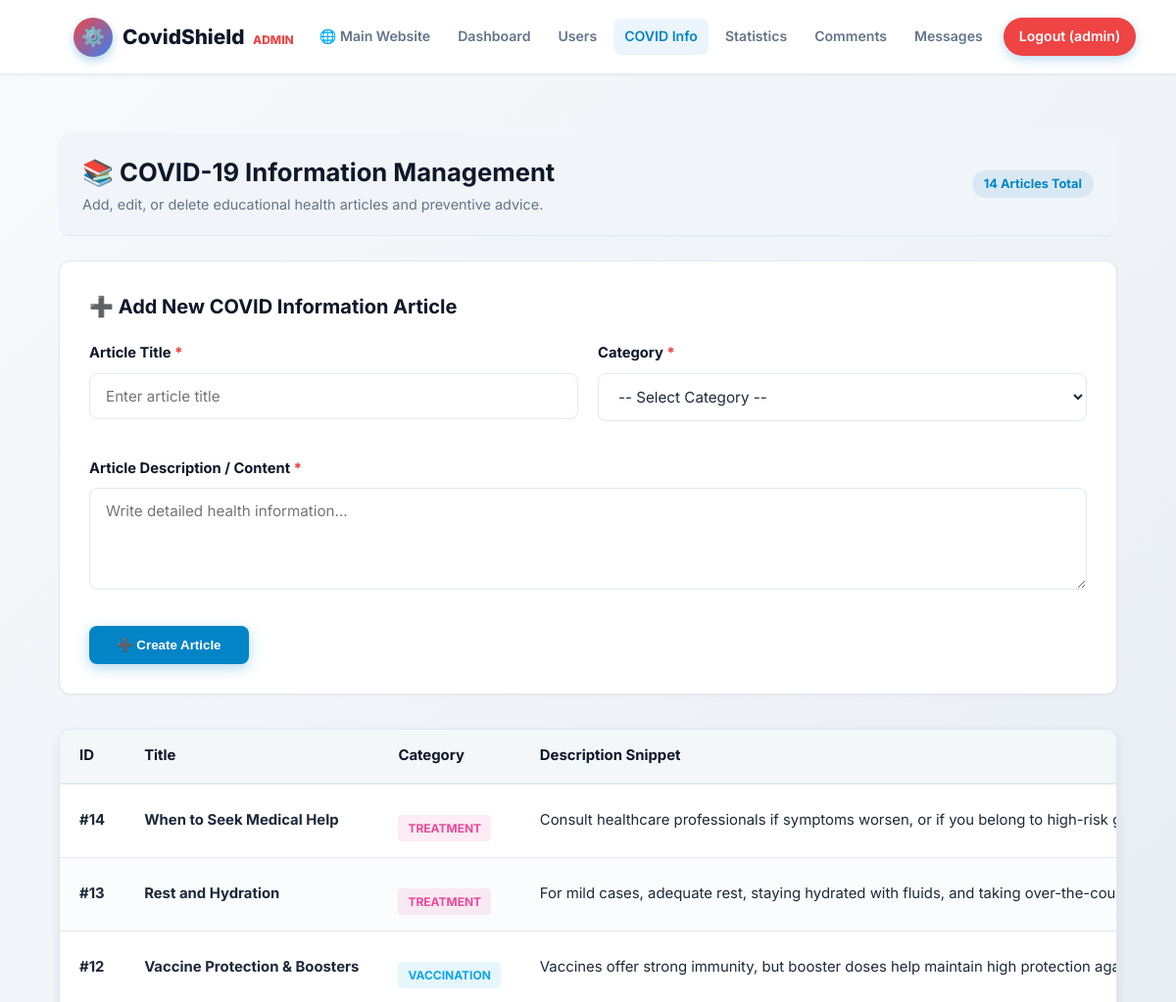
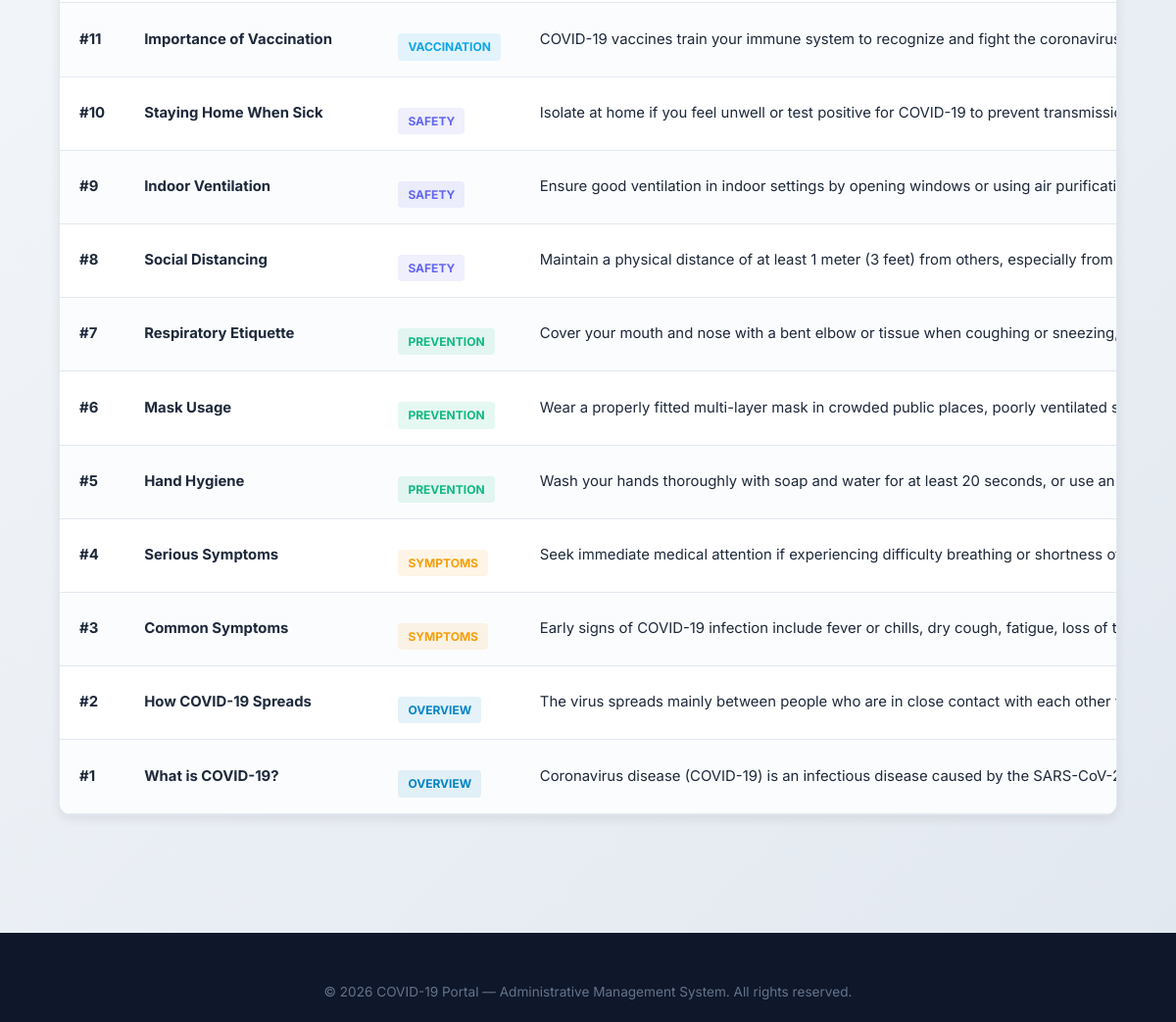
Page /admin/covid-info.php (signed in) on the committed database (2 pictures, top to bottom).
### tables this page shows
CREATE TABLE `covid_info` (
  `id` INT AUTO_INCREMENT PRIMARY KEY,
  `title` VARCHAR(255) NOT NULL,
  `description` TEXT NOT NULL,
  `category` VARCHAR(50) NOT NULL,
  `created_at` TIMESTAMP DEFAULT CURRENT_TIMESTAMP,
  `updated_at` TIMESTAMP DEFAULT CURRENT_TIMESTAMP ON UPDATE CURRENT_TIMESTAMP
);

### admin/covid-info.php (the view, shortened to what this page needs)
<?php
$editRecord = null;
$infoRecords = [];
try {
    $pdo = getDBConnection();
    if ($pdo) {
        $stmt = $pdo->prepare("SELECT id, title, description, category, created_at, updated_at FROM covid_info ORDER BY id DESC");
        $stmt->execute();
        $infoRecords = $stmt->fetchAll();
    }
} catch (PDOException $e) {
    error_log("Fetch COVID Info Error: " . $e->getMessage());
    $errorMessage = "Failed to load COVID information records.";
}
include 'includes/admin-header.php';
?>
<main class="container section">
    <div class="admin-page-wrapper">
        <div class="table-header-bar" style="margin-bottom: 25px; border-radius: var(--radius-md);">
            <div>
                <h1 style="font-size: 1.6rem; color: var(--secondary-color);">📚 COVID-19 Information Management</h1>
                <p style="color: var(--text-muted); font-size: 0.9rem;">Add, edit, or delete educational health articles and preventive advice.</p>
            </div>
            <span class="count-badge"><?php echo count($infoRecords); ?> Articles Total</span>
        </div>
        <div class="add-comment-card" style="margin-bottom: 35px;">
            <h3 class="card-section-heading">
                <span><?php echo $editRecord ? '✏️ Edit COVID Information Article' : '➕ Add New COVID Information Article'; ?></span>
            </h3>
            <form action="covid-info.php" method="POST" class="auth-form" novalidate>
                <div class="form-row-2col">
                    <div class="form-group">
                        <label for="title" class="form-label">Article Title <span class="required-star">*</span></label>
                        <input
                            type="text"
                            id="title"
                            name="title"
                            class="form-control"
                            placeholder="Enter article title"
                            value="<?php echo htmlspecialchars($editRecord ? $editRecord['title'] : ''); ?>"
                            required
                            maxlength="255"
                        >
                    </div>
                    <div class="form-group">
                        <label for="category" class="form-label">Category <span class="required-star">*</span></label>
                        <select id="category" name="category" class="form-control" required>
                            <option value="">-- Select Category --</option>
                        </select>
                    </div>
                </div>
                <div class="form-group" style="margin-top: 15px;">
                    <label for="description" class="form-label">Article Description / Content <span class="required-star">*</span></label>
                    <textarea
                        id="description"
                        name="description"
                        class="form-control"
                        rows="4"
                        placeholder="Write detailed health information..."
                        required
                    ><?php echo htmlspecialchars($editRecord ? $editRecord['description'] : ''); ?></textarea>
                </div>
                <div class="form-actions-row" style="margin-top: 15px;">
                    <button type="submit" class="btn btn-primary">
                        <?php echo $editRecord ? '💾 Update Article' : '➕ Create Article'; ?>
                    </button>
                </div>
            </form>
        </div>
        <div class="table-card-container">
            <div class="table-responsive">
                <table class="stats-table">
                    <thead>
                        <tr>
                            <th>ID</th>
                            <th>Title</th>
                            <th>Category</th>
                            <th>Description Snippet</th>
                        </tr>
                    </thead>
                    <tbody>
                        <?php if (empty($infoRecords)): ?>
                            <tr>
                                <td colspan="6" style="text-align: center; padding: 30px;">No COVID information articles found.</td>
                            </tr>
                        <?php else: ?>
                            <?php foreach ($infoRecords as $rec): ?>
                                <tr>
                                    <td><strong>#<?php echo $rec['id']; ?></strong></td>
                                    <td><strong><?php echo htmlspecialchars($rec['title']); ?></strong></td>
                                    <td>
                                        <span class="card-tag tag-<?php echo strtolower($rec['category']); ?>">
                                            <?php echo htmlspecialchars($rec['category']); ?>
                                        </span>
                                    </td>
                                    <td><?php echo htmlspecialchars(substr($rec['description'], 0, 90)) . (strlen($rec['description']) > 90 ? '...' : ''); ?></td>
                                </tr>
                            <?php endforeach; ?>
                        <?php endif; ?>
                    </tbody>
                </table>
            </div>
        </div>
    </div>
</main>
<?php include 'includes/admin-footer.php'; ?>

### rows in the picture
covid_info: id "14", title "When to Seek Medical Help", category "TREATMENT", description "Consult healthcare professionals if symptoms worsen, or if you belong to high-risk…"
covid_info: id "13", title "Rest and Hydration", category "TREATMENT", description "For mild cases, adequate rest, staying hydrated with fluids, and taking…"
covid_info: id "12", title "Vaccine Protection & Boosters", category "VACCINATION", description "Vaccines offer strong immunity, but booster doses help maintain high protection…"
covid_info: id "11", title "Importance of Vaccination", category "VACCINATION", description "COVID-19 vaccines train your immune system to recognize and fight the…"
covid_info: id "10", title "Staying Home When Sick", category "SAFETY", description "Isolate at home if you feel unwell or test positive for COVID-19 to prevent…"
covid_info: id "9", title "Indoor Ventilation", category "SAFETY", description "Ensure good ventilation in indoor settings by opening windows or using air…"
covid_info: id "8", title "Social Distancing", category "SAFETY", description "Maintain a physical distance of at least 1 meter (3 feet) from others, especially from…"
covid_info: id "7", title "Respiratory Etiquette", category "PREVENTION", description "Cover your mouth and nose with a bent elbow or tissue when coughing or…"
covid_info: id "6", title "Mask Usage", category "PREVENTION", description "Wear a properly fitted multi-layer mask in crowded public places, poorly ventilated…"
covid_info: id "5", title "Hand Hygiene", category "PREVENTION", description "Wash your hands thoroughly with soap and water for at least 20 seconds, or use an…"
covid_info: id "4", title "Serious Symptoms", category "SYMPTOMS", description "Seek immediate medical attention if experiencing difficulty breathing or shortness…"
covid_info: id "3", title "Common Symptoms", category "SYMPTOMS", description "Early signs of COVID-19 infection include fever or chills, dry cough, fatigue, loss of…"
covid_info: id "2", title "How COVID-19 Spreads", category "OVERVIEW", description "The virus spreads mainly between people who are in close contact with each other…"
covid_info: id "1", title "What is COVID-19?", category "OVERVIEW", description "Coronavirus disease (COVID-19) is an infectious disease caused by the…"

### other values in the picture
$_SESSION['username'] "admin"
count($infoRecords) "14"
